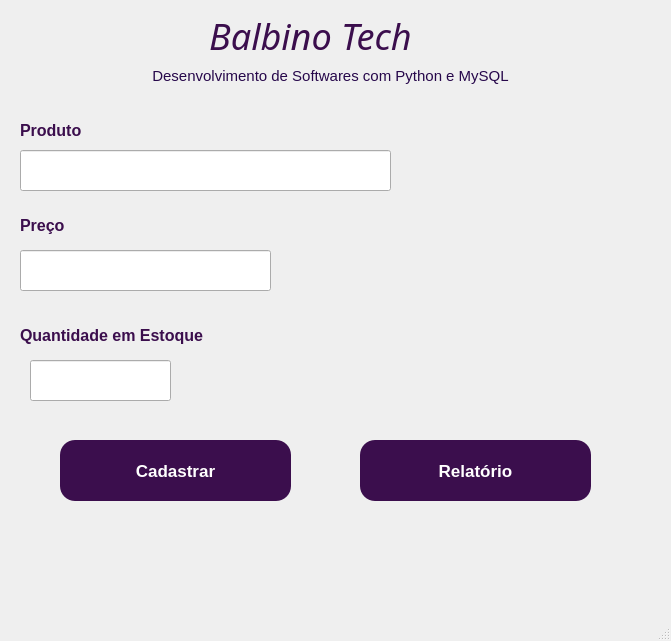
<?xml version="1.0" encoding="UTF-8"?>
<ui version="4.0">
 <class>MainWindow</class>
 <widget class="QMainWindow" name="MainWindow">
  <property name="geometry">
   <rect>
    <x>0</x>
    <y>0</y>
    <width>671</width>
    <height>641</height>
   </rect>
  </property>
  <property name="windowTitle">
   <string>MainWindow</string>
  </property>
  <widget class="QWidget" name="centralwidget">
   <widget class="QLabel" name="label">
    <property name="geometry">
     <rect>
      <x>130</x>
      <y>10</y>
      <width>361</width>
      <height>51</height>
     </rect>
    </property>
    <property name="font">
     <font>
      <family>Arial Black</family>
      <pointsize>27</pointsize>
      <italic>true</italic>
     </font>
    </property>
    <property name="styleSheet">
     <string notr="true">color: rgb(59, 14, 77)</string>
    </property>
    <property name="text">
     <string>Balbino Tech</string>
    </property>
    <property name="alignment">
     <set>Qt::AlignCenter</set>
    </property>
   </widget>
   <widget class="QLabel" name="label_2">
    <property name="geometry">
     <rect>
      <x>60</x>
      <y>60</y>
      <width>541</width>
      <height>31</height>
     </rect>
    </property>
    <property name="font">
     <font>
      <pointsize>11</pointsize>
     </font>
    </property>
    <property name="styleSheet">
     <string notr="true">color: rgb(39, 8, 75)</string>
    </property>
    <property name="text">
     <string>Desenvolvimento de Softwares com Python e MySQL</string>
    </property>
    <property name="alignment">
     <set>Qt::AlignCenter</set>
    </property>
   </widget>
   <widget class="QLabel" name="label_3">
    <property name="geometry">
     <rect>
      <x>20</x>
      <y>120</y>
      <width>501</width>
      <height>21</height>
     </rect>
    </property>
    <property name="font">
     <font>
      <pointsize>12</pointsize>
      <weight>75</weight>
      <bold>true</bold>
     </font>
    </property>
    <property name="styleSheet">
     <string notr="true">color: rgb(59, 14, 77)</string>
    </property>
    <property name="text">
     <string>Produto</string>
    </property>
    <property name="alignment">
     <set>Qt::AlignLeading|Qt::AlignLeft|Qt::AlignVCenter</set>
    </property>
   </widget>
   <widget class="QLabel" name="label_4">
    <property name="geometry">
     <rect>
      <x>20</x>
      <y>320</y>
      <width>501</width>
      <height>31</height>
     </rect>
    </property>
    <property name="font">
     <font>
      <pointsize>12</pointsize>
      <weight>75</weight>
      <bold>true</bold>
     </font>
    </property>
    <property name="styleSheet">
     <string notr="true">color: rgb(59, 14, 77)</string>
    </property>
    <property name="text">
     <string>Quantidade em Estoque</string>
    </property>
    <property name="alignment">
     <set>Qt::AlignLeading|Qt::AlignLeft|Qt::AlignVCenter</set>
    </property>
   </widget>
   <widget class="QLabel" name="label_5">
    <property name="geometry">
     <rect>
      <x>20</x>
      <y>210</y>
      <width>501</width>
      <height>31</height>
     </rect>
    </property>
    <property name="font">
     <font>
      <pointsize>12</pointsize>
      <weight>75</weight>
      <bold>true</bold>
     </font>
    </property>
    <property name="styleSheet">
     <string notr="true">color: rgb(59, 14, 77)</string>
    </property>
    <property name="text">
     <string>Preço</string>
    </property>
    <property name="alignment">
     <set>Qt::AlignLeading|Qt::AlignLeft|Qt::AlignVCenter</set>
    </property>
   </widget>
   <widget class="QLineEdit" name="txtProduto">
    <property name="geometry">
     <rect>
      <x>20</x>
      <y>150</y>
      <width>371</width>
      <height>41</height>
     </rect>
    </property>
    <property name="font">
     <font>
      <pointsize>12</pointsize>
     </font>
    </property>
    <property name="text">
     <string/>
    </property>
   </widget>
   <widget class="QLineEdit" name="txtPreco">
    <property name="geometry">
     <rect>
      <x>20</x>
      <y>250</y>
      <width>251</width>
      <height>41</height>
     </rect>
    </property>
    <property name="font">
     <font>
      <pointsize>12</pointsize>
     </font>
    </property>
   </widget>
   <widget class="QLineEdit" name="txtEstoque">
    <property name="geometry">
     <rect>
      <x>30</x>
      <y>360</y>
      <width>141</width>
      <height>41</height>
     </rect>
    </property>
    <property name="font">
     <font>
      <pointsize>12</pointsize>
     </font>
    </property>
   </widget>
   <widget class="QPushButton" name="btnCadastrar">
    <property name="geometry">
     <rect>
      <x>60</x>
      <y>440</y>
      <width>231</width>
      <height>61</height>
     </rect>
    </property>
    <property name="font">
     <font>
      <family>Arial</family>
      <pointsize>13</pointsize>
      <weight>75</weight>
      <bold>true</bold>
     </font>
    </property>
    <property name="styleSheet">
     <string notr="true">background-color: rgb(59, 14, 77); color: rgb(255, 255, 255); border-radius: 15px</string>
    </property>
    <property name="text">
     <string>Cadastrar</string>
    </property>
   </widget>
   <widget class="QPushButton" name="btnRelatorio">
    <property name="geometry">
     <rect>
      <x>360</x>
      <y>440</y>
      <width>231</width>
      <height>61</height>
     </rect>
    </property>
    <property name="font">
     <font>
      <family>Arial</family>
      <pointsize>13</pointsize>
      <weight>75</weight>
      <bold>true</bold>
     </font>
    </property>
    <property name="styleSheet">
     <string notr="true">background-color: rgb(59, 14, 77); color: rgb(255, 255, 255); border-radius: 15px</string>
    </property>
    <property name="text">
     <string>Relatório</string>
    </property>
   </widget>
   <widget class="QLabel" name="lblConfirmacao">
    <property name="geometry">
     <rect>
      <x>4</x>
      <y>550</y>
      <width>641</width>
      <height>20</height>
     </rect>
    </property>
    <property name="font">
     <font>
      <pointsize>11</pointsize>
      <weight>75</weight>
      <bold>true</bold>
     </font>
    </property>
    <property name="styleSheet">
     <string notr="true">color: rgb(59, 14, 77)</string>
    </property>
    <property name="text">
     <string/>
    </property>
    <property name="alignment">
     <set>Qt::AlignCenter</set>
    </property>
   </widget>
  </widget>
  <widget class="QMenuBar" name="menubar">
   <property name="geometry">
    <rect>
     <x>0</x>
     <y>0</y>
     <width>671</width>
     <height>26</height>
    </rect>
   </property>
  </widget>
  <widget class="QStatusBar" name="statusbar"/>
 </widget>
 <resources/>
 <connections/>
</ui>
